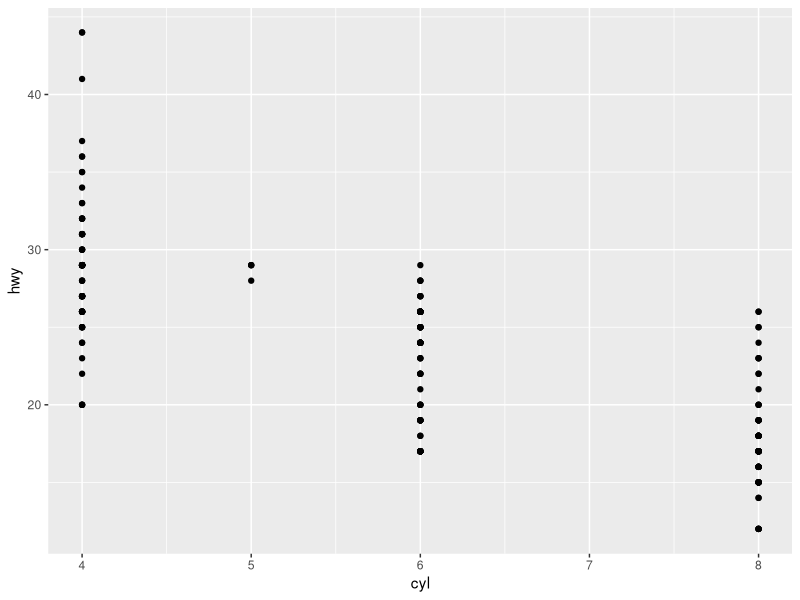
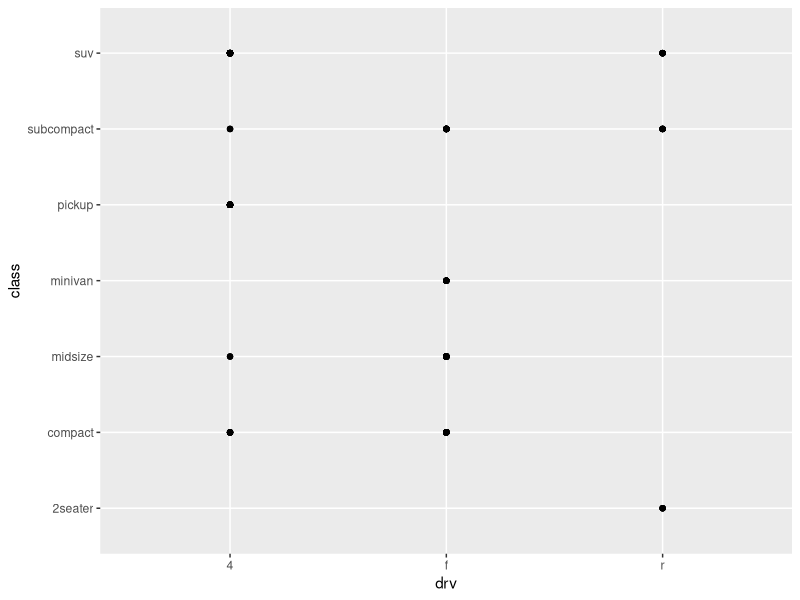
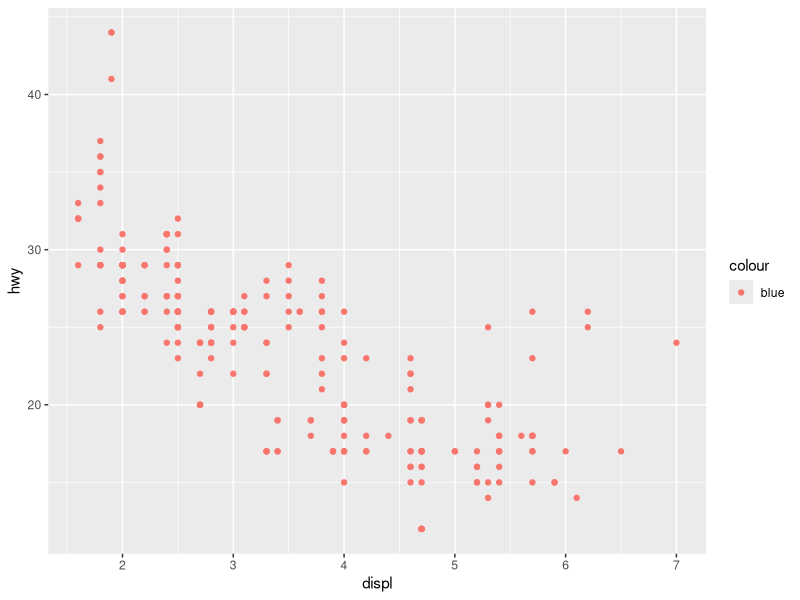
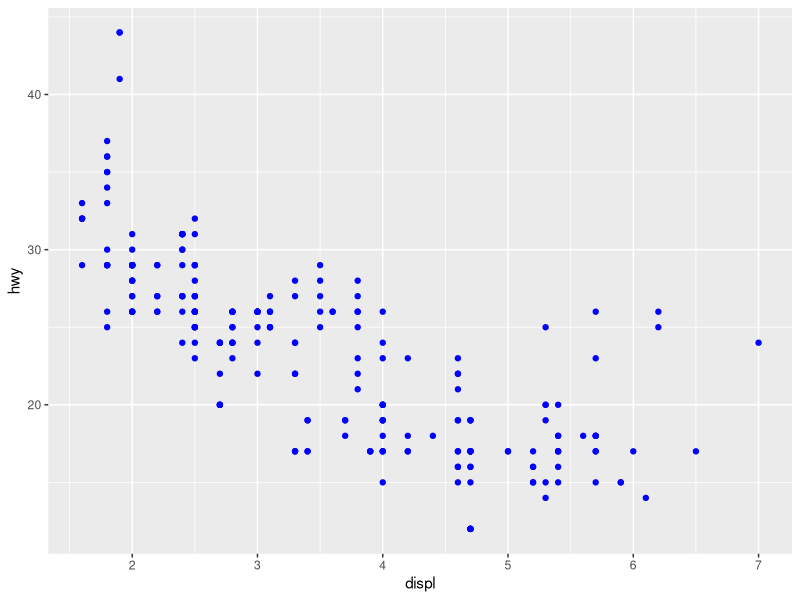
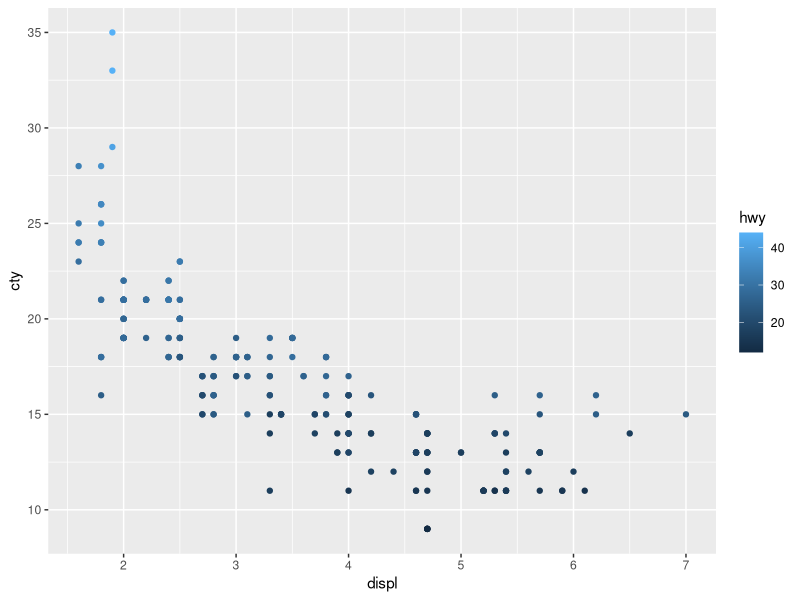
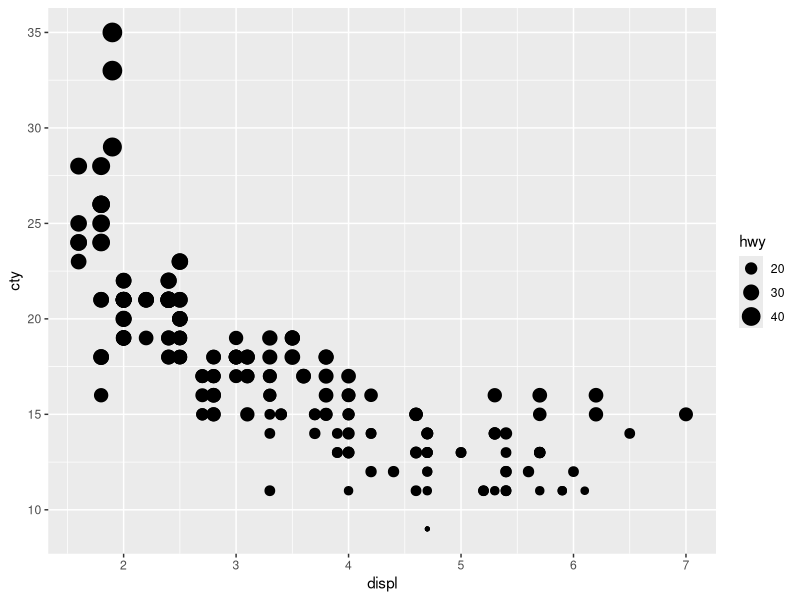
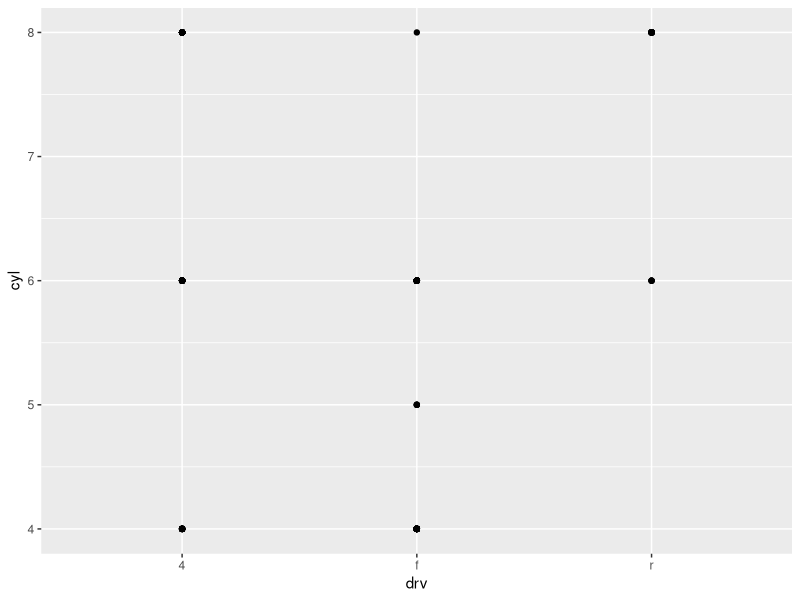
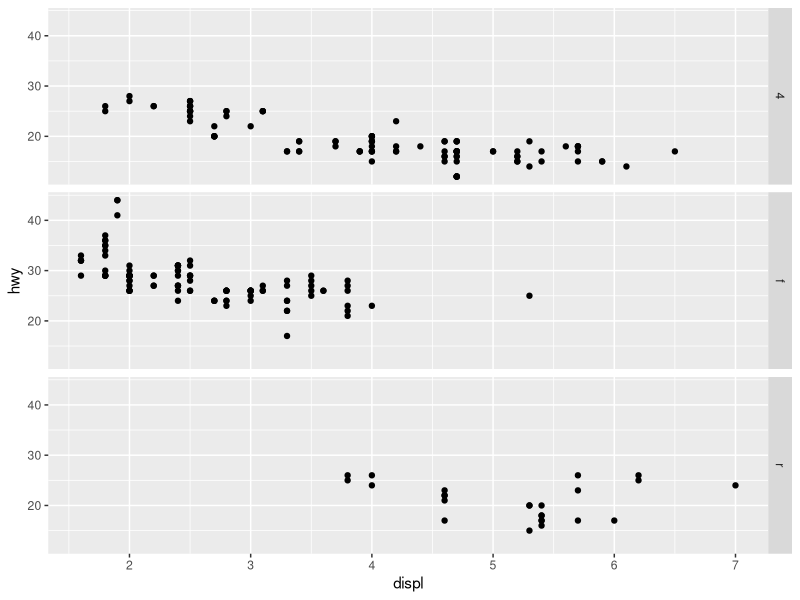

Reproduce these figures in R, in order.
## ---- chunk 1
set.seed(1014)
#options(digits = 3)

knitr::opts_chunk$set(comment = "#>",collapse = TRUE,cache = TRUE,out.width = "70%",fig.align = 'center',fig.width = 6,fig.asp = 0.618)

options(dplyr.print_min = 6, dplyr.print_max = 6)
## ---- chunk 2
library(tidyverse)
## ---- chunk 3
    dim(mpg)
## ---- chunk 4
    ?mpg
    
    # drv
    # f = front-wheel drive, r = rear wheel drive, 4 = 4wd</span>
## ---- chunk 5
    ggplot(mpg) +
      geom_point(aes(cyl, hwy))
## ---- chunk 6
    ggplot(mpg) +
      geom_point(aes(drv, class)) # Informs of existence, nothing more.
## ---- chunk 7
    ggplot(data = mpg) + 
      geom_point(mapping = aes(x = displ, y = hwy, color = "blue"))
## ---- chunk 8
    ggplot(data = mpg) + 
      geom_point(mapping = aes(x = displ, y = hwy), color = "blue")
## ---- chunk 9
    str(mpg) # all vars are categorical except cty and hwy
## ---- chunk 10
    ggplot(mpg) +
      geom_point(aes(displ, cty, color = hwy))
## ---- chunk 11
    ggplot(mpg) +
      geom_point(aes(displ, cty, size = hwy))
## ---- chunk 12
    ggplot(data = mpg) + 
      geom_point(mapping = aes(x = drv, y = cyl))
## ---- chunk 13
    ggplot(data = mpg) + 
      geom_point(mapping = aes(x = displ, y = hwy)) +
      facet_grid(drv ~ .)
    
    ggplot(data = mpg) + 
      geom_point(mapping = aes(x = displ, y = hwy)) +
      facet_grid(. ~ cyl)
## ---- chunk 14
    ggplot(data = mpg) + 
      geom_point(mapping = aes(x = displ, y = hwy)) + 
      facet_wrap(~ class, nrow = 2)
## ---- chunk 15
    ggplot(data = mpg, mapping = aes(x = displ, y = hwy)) + 
      geom_point() + 
      geom_smooth(se = FALSE)
## ---- chunk 16
    ggplot(data = mpg, mapping = aes(x = displ, y = hwy)) + 
      geom_smooth(aes(group = drv), se = FALSE) +
      geom_point()
## ---- chunk 17
    ggplot(data = mpg, mapping = aes(x = displ, y = hwy, color = drv)) + 
      geom_point() + 
      geom_smooth(se = FALSE)
## ---- chunk 18
    ggplot(data = mpg, mapping = aes(x = displ, y = hwy)) + 
      geom_point(aes(color = drv)) + 
      geom_smooth(se = FALSE)
## ---- chunk 19
    ggplot(data = mpg, mapping = aes(x = displ, y = hwy)) + 
      geom_point(aes(color = drv)) +
      geom_smooth(aes(linetype = drv), se = FALSE)
## ---- chunk 20
    ggplot(data = mpg, mapping = aes(x = displ, y = hwy)) + 
      geom_point(size = 4, colour = "white") + 
      geom_point(aes(colour = drv))
## ---- chunk 21
    ggplot(data = mpg, mapping = aes(x = cty, y = hwy)) + 
      geom_point()
## ---- chunk 22
    ggplot(data = mpg, mapping = aes(x = cty, y = hwy)) +
      geom_point() + 
      geom_abline() +
      coord_fixed()
